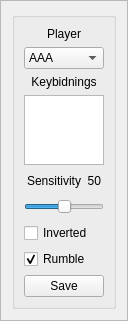
   <widget class="QFrame" name="frame_input">
    <property name="geometry">
     <rect>
      <x>10</x>
      <y>300</y>
      <width>111</width>
      <height>131</height>
     </rect>
    </property>
    <property name="frameShape">
     <enum>QFrame::StyledPanel</enum>
    </property>
    <property name="frameShadow">
     <enum>QFrame::Raised</enum>
    </property>
    <layout class="QHBoxLayout" name="horizontalLayout_7">
     <item>
      <spacer name="horizontalSpacer_9">
       <property name="orientation">
        <enum>Qt::Horizontal</enum>
       </property>
       <property name="sizeHint" stdset="0">
        <size>
         <width>40</width>
         <height>20</height>
        </size>
       </property>
      </spacer>
     </item>
     <item>
      <layout class="QVBoxLayout" name="verticalLayout_6">
       <item>
        <spacer name="verticalSpacer_17">
         <property name="orientation">
          <enum>Qt::Vertical</enum>
         </property>
         <property name="sizeHint" stdset="0">
          <size>
           <width>20</width>
           <height>40</height>
          </size>
         </property>
        </spacer>
       </item>
       <item>
        <widget class="QGroupBox" name="groupBox_16">
         <property name="title">
          <string/>
         </property>
         <layout class="QVBoxLayout" name="verticalLayout_38">
          <item>
           <widget class="QLabel" name="label_16">
            <property name="text">
             <string>Player</string>
            </property>
            <property name="alignment">
             <set>Qt::AlignCenter</set>
            </property>
           </widget>
          </item>
          <item>
           <widget class="QComboBox" name="comboBox_Input">
            <item>
             <property name="text">
              <string>AAA</string>
             </property>
            </item>
            <item>
             <property name="text">
              <string>BBB</string>
             </property>
            </item>
            <item>
             <property name="text">
              <string>CCC</string>
             </property>
            </item>
           </widget>
          </item>
          <item>
           <widget class="QLabel" name="label_10">
            <property name="text">
             <string>Keybidnings</string>
            </property>
            <property name="alignment">
             <set>Qt::AlignCenter</set>
            </property>
           </widget>
          </item>
          <item>
           <widget class="QTableView" name="tableView_Input">
            <property name="showDropIndicator" stdset="0">
             <bool>false</bool>
            </property>
            <property name="alternatingRowColors">
             <bool>false</bool>
            </property>
            <property name="showGrid">
             <bool>false</bool>
            </property>
            <property name="gridStyle">
             <enum>Qt::NoPen</enum>
            </property>
            <property name="sortingEnabled">
             <bool>false</bool>
            </property>
            <attribute name="horizontalHeaderDefaultSectionSize">
             <number>200</number>
            </attribute>
            <attribute name="verticalHeaderVisible">
             <bool>false</bool>
            </attribute>
           </widget>
          </item>
          <item>
           <layout class="QVBoxLayout" name="verticalLayout_16">
            <item>
             <layout class="QHBoxLayout" name="horizontalLayout_16">
              <item>
               <spacer name="horizontalSpacer_38">
                <property name="orientation">
                 <enum>Qt::Horizontal</enum>
                </property>
                <property name="sizeHint" stdset="0">
                 <size>
                  <width>40</width>
                  <height>20</height>
                 </size>
                </property>
               </spacer>
              </item>
              <item>
               <widget class="QLabel" name="label_44">
                <property name="text">
                 <string>Sensitivity</string>
                </property>
                <property name="alignment">
                 <set>Qt::AlignRight|Qt::AlignTrailing|Qt::AlignVCenter</set>
                </property>
               </widget>
              </item>
              <item>
               <widget class="QLabel" name="label_45">
                <property name="maximumSize">
                 <size>
                  <width>40</width>
                  <height>16777215</height>
                 </size>
                </property>
                <property name="text">
                 <string>50</string>
                </property>
                <property name="alignment">
                 <set>Qt::AlignRight|Qt::AlignTrailing|Qt::AlignVCenter</set>
                </property>
               </widget>
              </item>
              <item>
               <spacer name="horizontalSpacer_39">
                <property name="orientation">
                 <enum>Qt::Horizontal</enum>
                </property>
                <property name="sizeHint" stdset="0">
                 <size>
                  <width>40</width>
                  <height>20</height>
                 </size>
                </property>
               </spacer>
              </item>
             </layout>
            </item>
           </layout>
          </item>
          <item>
           <widget class="QSlider" name="horizontalSlider_Input">
            <property name="minimumSize">
             <size>
              <width>0</width>
              <height>20</height>
             </size>
            </property>
            <property name="maximum">
             <number>100</number>
            </property>
            <property name="pageStep">
             <number>1</number>
            </property>
            <property name="value">
             <number>50</number>
            </property>
            <property name="orientation">
             <enum>Qt::Horizontal</enum>
            </property>
           </widget>
          </item>
          <item>
           <widget class="QCheckBox" name="checkBox_Input_Inverted">
            <property name="text">
             <string>Inverted</string>
            </property>
           </widget>
          </item>
          <item>
           <widget class="QCheckBox" name="checkBox_Input_Rumble">
            <property name="text">
             <string>Rumble</string>
            </property>
            <property name="checked">
             <bool>true</bool>
            </property>
           </widget>
          </item>
          <item>
           <layout class="QHBoxLayout" name="horizontalLayout_17">
            <item>
             <widget class="QPushButton" name="pushButton_Input">
              <property name="styleSheet">
               <string notr="true"/>
              </property>
              <property name="text">
               <string>Save</string>
              </property>
              <property name="iconSize">
               <size>
                <width>16</width>
                <height>16</height>
               </size>
              </property>
             </widget>
            </item>
           </layout>
          </item>
         </layout>
        </widget>
       </item>
       <item>
        <spacer name="verticalSpacer_4">
         <property name="orientation">
          <enum>Qt::Vertical</enum>
         </property>
         <property name="sizeHint" stdset="0">
          <size>
           <width>20</width>
           <height>40</height>
          </size>
         </property>
        </spacer>
       </item>
      </layout>
     </item>
     <item>
      <spacer name="horizontalSpacer_10">
       <property name="orientation">
        <enum>Qt::Horizontal</enum>
       </property>
       <property name="sizeHint" stdset="0">
        <size>
         <width>14</width>
         <height>20</height>
        </size>
       </property>
      </spacer>
     </item>
    </layout>
   </widget>
